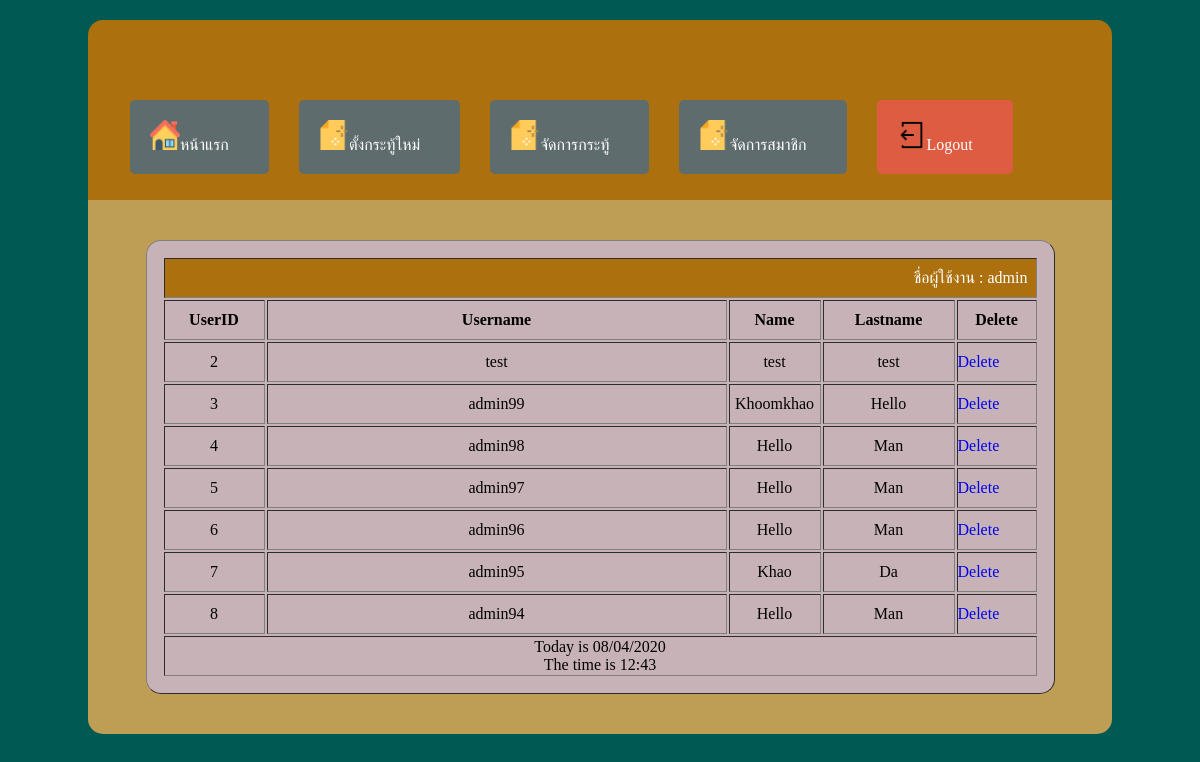
The app's page /listuser.php (signed in) with its own data.
### tables this page shows
CREATE TABLE `user` (
  `userid` int(50) NOT NULL,
  `username` varchar(50) NOT NULL,
  `password` varchar(50) NOT NULL,
  `name` varchar(500) NOT NULL,
  `lastname` varchar(500) NOT NULL,
  `level` varchar(50) DEFAULT NULL
);

### listuser.php (the view, shortened to what this page needs)
<?php
  include 'include.php';
  if(!isset($_SESSION["username"])){
    echo '<center><h3 style="color:red;">คุณยังไม่ได้เข้าสู่ระบบกรุณาเข้าสู่ระบบก่อน</h3></center>';
    echo '<center><a href="index.php">เข้าสู่ระบบ</a></center>';
    exit();
  }else{
      if($_SESSION["level"] == "admin"){
        $sql = "SELECT * FROM user WHERE level = 'user' ORDER BY userid ASC";
	    $result = mysqli_query($link,$sql);
      }else{
        echo "<script>alert('user')</script>";
      }
  }
?>
<!DOCTYPE html>
<html>
<head>
  <link rel="stylesheet" type="text/css" href="style.css">
</head>
<body>
  <div id="top">
   <?php
          if ($_SESSION["level"]=='admin') {
           ?>
            <div id="nav">
              <ul>
                <li><a href="webboard.php"><img src="img/house.png" width="30">หน้าแรก</a></li>
                <li><a href="NewQuestion.php"><img src="img/new.png" width="30">ตั้งกระทู้ใหม่</a></li>
                <li><a href="webboard2.php"><img src="img/new.png" width="30">จัดการกระทู้</a></li>
                <li><a href="listuser.php"><img src="img/new.png" width="30">จัดการสมาชิก</a></li>
                <li style="background-color: #de5c41"><a href="logout.php"> <img src="img/exit.png" width="30">Logout</a></li>
              </ul>
            </div>
      <?php
          }
     ?>
   </div>
<div align="center">
<div id="login">
<table width="909" border="1">
<tr>
 <td colspan = "5" align="right" style="background-color: #ad700e; color: white; "><?php echo "ชื่อผู้ใช้งาน : ".$_SESSION["username"]." &nbsp"  ;?></td>
</tr>
<tr>
    <th width="99"> <div align="center">UserID</div></th>
    <th width="458"> <div align="center">Username</div></th>
    <th width="90"> <div align="center">Name</div></th>
    <th width="130"> <div align="center">Lastname</div></th>
    <?php
      if($_SESSION["level"] == "admin")
      {
        echo "<th>Delete</td>";
      }
    ?>
  </tr>
  <?php
    while($objResult = mysqli_fetch_array($result,MYSQLI_NUM))
    {
    ?>
  <tr>
    <td><div align="center"><?php echo $objResult[0];?></div></td>
    <td><div align="center"><?php echo $objResult[1];?></div></td>
    <td><div align="center"><?php echo $objResult[3];?></div></td>
    <td><div align="center"><?php echo $objResult[4];?></div></td>
    <?php
      if($_SESSION["level"] == "admin")
      {
        echo "<td><a href=\"deleteuser.php?UserID=$objResult[0]\"> Delete</a></td>";
      }
    ?>
  </tr>
    <?php
    }
    if($_SESSION["level"] == "admin")
    {
      echo "<tr><td colspan=\"7\" align=\"center\">Today is " . date("d/m/Y") .  "<br> The time is " . date("H:i") ."</td></tr>";
    }else{
      echo "<tr><td colspan=\"6\" align=\"center\">Today is " . date("d/m/Y") .  "<br> The time is " . date("H:i") ."</td></tr>";
    }
    ?>
</table>
</div>
</div>
</body>
</html>

### style.css (style rules this page uses)
* { margin: 0; padding: 0; }
body { width:100%; height:100%; background-color: #005952; transition-duration: 0.4s; }
a { text-decoration: none; }
#top { background-color:#ad700e; margin: 0 auto; height: 180px; width: 1024px; border-top-right-radius: 15px; border-top-left-radius: 15px; margin-top: 20px; text-align: center; }
#nav { margin: 0 auto; width: 1000px; height: 100px; }
#nav ul li { float: left; list-style: none; display: block; padding: 20px 20px 20px 0px; background-color: #5e6c6d; margin-left: 30px; border-radius: 5px; margin-top: 80px; }
#nav ul li a { text-decoration: none; color: white; padding: 20px 20px 20px 20px; transition-duration: 0.4s; }
#login { padding-top: 40px; margin: 0 auto; width: 1024px; background-color: #be9e55; border-bottom-right-radius: 15px; border-bottom-left-radius: 15px; padding-bottom: 40px; }
#login table { background-color: #c7b3b7; margin: 0 auto; border-radius: 15px; padding : 15px 15px 15px 15px; }
#login table tr { height: 40px; }

### records on screen
user: userid "2", username "test", name "test", lastname "test"
user: userid "3", username "admin99", name "Khoomkhao", lastname "Hello"
user: userid "4", username "admin98", name "Hello", lastname "Man"
user: userid "5", username "admin97", name "Hello", lastname "Man"
user: userid "6", username "admin96", name "Hello", lastname "Man"
user: userid "7", username "admin95", name "Khao", lastname "Da"
user: userid "8", username "admin94", name "Hello", lastname "Man"

### other values on screen
$_SESSION["username"] "admin"
